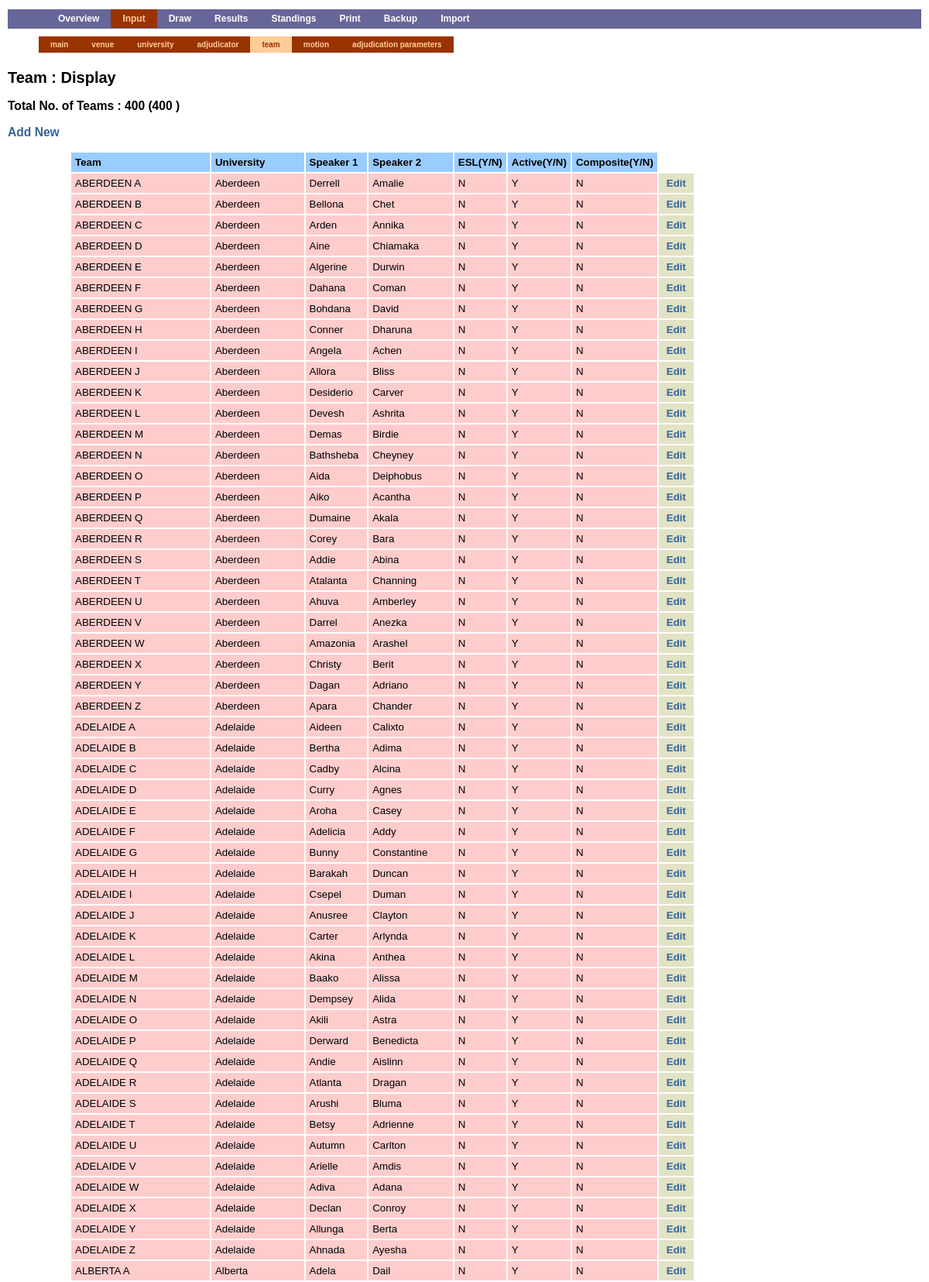
Page /input.php?moduletype=team (upper part) on the committed database.
### tables this page shows
CREATE TABLE `university` (
  `univ_id` mediumint(9) NOT NULL auto_increment,
  `univ_name` varchar(100) NOT NULL default '',
  `univ_code` varchar(20) NOT NULL default '',
  PRIMARY KEY  (`univ_id`),
  UNIQUE KEY `univ_code` (`univ_code`)
);

CREATE TABLE `team` (
  `team_id` mediumint(9) NOT NULL auto_increment,
  `univ_id` mediumint(9) NOT NULL default '0',
  `team_code` varchar(20) NOT NULL default '',
  `esl` enum('N','Y') NOT NULL default 'N',
  `active` enum('N','Y') NOT NULL default 'N',
  `composite` enum('N','Y') NOT NULL default 'Y',
  PRIMARY KEY  (`team_id`),
  UNIQUE KEY `univ_id` (`univ_id`,`team_code`)
);

CREATE TABLE `speaker` (
  `speaker_id` mediumint(9) NOT NULL auto_increment,
  `team_id` mediumint(9) NOT NULL default '0',
  `speaker_name` varchar(100) NOT NULL default '',
  PRIMARY KEY  (`speaker_id`),
  UNIQUE KEY `team_id` (`team_id`,`speaker_name`)
);

### ntu_controller.php (called while the page is built, shortened)
<?php
if (isset ($ntu_override_module)) {
    $moduletype = $ntu_override_module;
} else {
    $moduletype=trim(@$_GET['moduletype']);
}
$action=trim(@$_GET['action']);
if (!$action) $action=$ntu_default_action;
if (array_key_exists($moduletype, $ntu_titles))
    $title .= " " . $ntu_titles[$moduletype] . " ";
else
    $title = " " . ucfirst($moduletype) . " ";
include("view/header.php");
include("view/mainmenu.php");
include("view/$ntu_controller/menu.php");
include("$ntu_controller/$moduletype.php");
include("view/footer.php");
?>

### input.php (called while the page is built, shortened)
<?php
$ntu_controller = "input";
$ntu_default_action = "display";
$ntu_titles = array("adjud" => "Adjudicator", "univ" => "University");
require("ntu_controller.php");
?>

### input/team.php (the view, shortened to what this page needs)
<?php
require("includes/display.php");
switch($action)
  {
  case "display" :
    $title.=": Display";
    break;
  }
echo "<h2>$title</h2>\n";
if ($action=="display")
  {
    $query = "SELECT T.team_id, univ_code, team_code, univ_name, S1.speaker_name AS speaker1, S2.speaker_name AS speaker2, esl, active, composite ";
    $query.= "FROM university AS U, team AS T, speaker AS S1, speaker AS S2 ";
    $query.= "WHERE T.univ_id=U.univ_id AND S1.team_id=T.team_id AND S2.team_id=T.team_id AND S1.speaker_id<S2.speaker_id ";
    $active_query = $query . " AND T.ACTIVE = 'Y' ";
    $query.= "ORDER BY univ_code, team_code ";
    $result=mysql_query($query);
    $active_result=mysql_query($active_query);
    if (mysql_num_rows($result)==0)
      {
    echo "<h3>No Teams Found.</h3>\n";
    echo "<h3><a href=\"input.php?moduletype=team&amp;action=add\">Add New</a></h3>";
      }
    else
      {
    ?>
        <h3>Total No. of Teams : <?echo mysql_num_rows($result)?> (<?echo mysql_num_rows($active_result)?> )</h3>
      <? echo "<h3><a href=\"input.php?moduletype=team&amp;action=add\">Add New</a></h3>";?>
          <table>
          <tr><th>Team</th><th>University</th><th>Speaker 1</th><th>Speaker 2</th><th>ESL(Y/N)</th><th>Active(Y/N)</th><th>Composite(Y/N)</th></tr>
          <? while($row=mysql_fetch_assoc($result)) { ?>
      <tr <?if ($row['active']=='N') echo "style=\"color:red\""?>>
        <td><?echo $row['univ_code']." ".$row['team_code'];?></td>
         <td><?echo $row['univ_name'];?></td>
         <td><?echo $row['speaker1'] ?></td>
         <td><?echo $row['speaker2'] ?></td>
         <td><?echo $row['esl'];?></td>
          <td><?echo $row['active'];?></td>
         <td><?echo $row['composite']?></td>
          <td class="editdel"><a href="input.php?moduletype=team&amp;action=edit&amp;team_id=<?echo $row['team_id'];?>">Edit</a></td>
      </tr>
          <?}   ?>
    </table>
      <?
      }
                                           }
?>

### view/header.php (shortened to what this page needs)
<!DOCTYPE html PUBLIC "-//W3C//DTD XHTML 1.0 Transitional//EN"
    "http://www.w3.org/TR/xhtml1/DTD/xhtml1-transitional.dtd">
<html xmlns="http://www.w3.org/1999/xhtml" lang="en" xml:lang="en">
<head>
    <link rel="stylesheet" href="<?= @$dir_hack ?>view/index.css">
</head>
<body>
<div id="content">

### view/mainmenu.php (shortened to what this page needs)
<div id="mainmenu">
<ul>
    <li><a href="index.php"<?= ($ntu_controller=="index")?" class=\"activemain\"":""?>>Overview</a></li>
    <li><a href="input.php"<?= ($ntu_controller=="input")?" class=\"activemain\"":""?>>Input</a></li>
    <li><a href="draw.php"<?= ($ntu_controller=="draw")?" class=\"activemain\"":""?>>Draw</a></li>
    <li><a href="result.php"<?= ($ntu_controller=="result")?" class=\"activemain\"":""?>>Results</a></li>
    <li><a href="standing.php"<?= ($ntu_controller=="standing")?" class=\"activemain\"":""?>>Standings</a></li>
    <li><a href="print.php"<?= ($ntu_controller=="print")?" class=\"activemain\"":""?>>Print</a></li>
    <li><a href="backup.php">Backup</a></li>
    <li><a href="import.php"<?= ($ntu_controller=="import")?" class=\"activemain\"":""?>>Import</a></li>
</ul>
</div>

### view/input/menu.php (shortened to what this page needs)
<div id="submenu">
    <ul>
    <li><a href="input.php?moduletype=main" <?echo ($moduletype=="main")?"class=\"activemain\"":""?>>main</a></li>
    <li><a href="input.php?moduletype=venue" <?echo ($moduletype=="venue")?"class=\"activemain\"":""?>>venue</a></li>
    <li><a href="input.php?moduletype=univ" <?echo ($moduletype=="univ")?"class=\"activemain\"":""?>>university</a></li>
    <li><a href="input.php?moduletype=adjud" <?echo ($moduletype=="adjud")?"class=\"activemain\"":""?>>adjudicator</a></li>
    <li><a href="input.php?moduletype=team" <?echo ($moduletype=="team")?"class=\"activemain\"":""?>>team</a></li>
    <li><a href="input.php?moduletype=motion" <?echo ($moduletype=="motion")?"class=\"activemain\"":""?>>motion</a></li>
    <li><a href="input.php?moduletype=adjud_params" <?echo ($moduletype=="adjud_params")?"class=\"activemain\"":""?>>adjudication parameters</a></li>
    </ul>
</div>

### view/footer.php (shortened to what this page needs)
</div>
</body>
</html>

### view/index.css (style rules this page uses)
body { font-family: sans-serif; margin:0; padding:0; font-size: 10pt; }
div { margin:0; padding:0; }
div#mainmenu { background-color:#666699; font-size:12px; height:25px; font-weight:bolder; padding-left:10px; }
div#submenu { background-color:#ffffff; font-size:10px; height: 25px; font-weight:normal; }
div#content { margin:10px; }
#mainmenu ul, #submenu ul { list-style-type:none; }
#mainmenu li, #submenu li { display: inline; }
#mainmenu li a { display:block; float:left; color:#ffffff; text-decoration:none; padding: 5px 15px; }
#mainmenu a:link.activemain,#mainmenu a:visited.activemain { color:#ffcc99; background-color:#993300; }
#submenu li a { display:block; float:left; color:#ffcc99; background-color:#993300; text-decoration:none; padding: 5px 15px; }
#submenu a:link.activemain,#submenu a:visited.activemain { color:#993300; background-color:#ffcc99; }
table { margin-left:80px; }
th,td { text-align:left; padding: 5px; }
th { background-color:#99ccff; }
td { background-color:#ffcccc; }
td.editdel { background-color: #e2e2c5; padding: 5px 10px; }
#content a { text-decoration:none; color:#336699; font-weight:bold; }

### rows in the picture
university: univ_code "ABERDEEN", team.team_code "A", univ_name "Aberdeen", speaker.speaker_name "Derrell", speaker.speaker_name "Amalie", team.esl "N", team.active "Y", team.composite "N", team.team_code "B", speaker.speaker_name "Bellona", speaker.speaker_name "Chet", team.team_code "C", speaker.speaker_name "Arden", speaker.speaker_name "Annika", team.team_code "D", speaker.speaker_name "Aine", speaker.speaker_name "Chiamaka", team.team_code "E", speaker.speaker_name "Algerine", speaker.speaker_name "Durwin", team.team_code "F", speaker.speaker_name "Dahana", speaker.speaker_name "Coman", team.team_code "G", speaker.speaker_name "Bohdana", speaker.speaker_name "David", team.team_code "H", speaker.speaker_name "Conner", speaker.speaker_name "Dharuna", team.team_code "I", speaker.speaker_name "Angela", speaker.speaker_name "Achen", team.team_code "J", speaker.speaker_name "Allora", speaker.speaker_name "Bliss", team.team_code "K", speaker.speaker_name "Desiderio", speaker.speaker_name "Carver", team.team_code "L", speaker.speaker_name "Devesh", speaker.speaker_name "Ashrita", team.team_code "M", speaker.speaker_name "Demas", speaker.speaker_name "Birdie", team.team_code "N", speaker.speaker_name "Bathsheba", speaker.speaker_name "Cheyney", team.team_code "O", speaker.speaker_name "Aida", speaker.speaker_name "Deiphobus", team.team_code "P", speaker.speaker_name "Aiko", speaker.speaker_name "Acantha", team.team_code "Q", speaker.speaker_name "Dumaine", speaker.speaker_name "Akala", team.team_code "R", speaker.speaker_name "Corey", speaker.speaker_name "Bara", team.team_code "S", speaker.speaker_name "Addie", speaker.speaker_name "Abina", team.team_code "T", speaker.speaker_name "Atalanta", speaker.speaker_name "Channing", team.team_code "U", speaker.speaker_name "Ahuva", speaker.speaker_name "Amberley", team.team_code "V", speaker.speaker_name "Darrel", speaker.speaker_name "Anezka", team.team_code "W", speaker.speaker_name "Amazonia", speaker.speaker_name "Arashel", team.team_code "X", speaker.speaker_name "Christy", speaker.speaker_name "Berit", team.team_code "Y", speaker.speaker_name "Dagan", speaker.speaker_name "Adriano", team.team_code "Z", speaker.speaker_name "Apara", speaker.speaker_name "Chander"
university: univ_code "ADELAIDE", team.team_code "A", univ_name "Adelaide", speaker.speaker_name "Aideen", speaker.speaker_name "Calixto", team.esl "N", team.active "Y", team.composite "N", team.team_code "B", speaker.speaker_name "Bertha", speaker.speaker_name "Adima", team.team_code "C", speaker.speaker_name "Cadby", speaker.speaker_name "Alcina", team.team_code "D", speaker.speaker_name "Curry", speaker.speaker_name "Agnes", team.team_code "E", speaker.speaker_name "Aroha", speaker.speaker_name "Casey", team.team_code "F", speaker.speaker_name "Adelicia", speaker.speaker_name "Addy", team.team_code "G", speaker.speaker_name "Bunny", speaker.speaker_name "Constantine", team.team_code "H", speaker.speaker_name "Barakah", speaker.speaker_name "Duncan", team.team_code "I", speaker.speaker_name "Csepel", speaker.speaker_name "Duman", team.team_code "J", speaker.speaker_name "Anusree", speaker.speaker_name "Clayton", team.team_code "K", speaker.speaker_name "Carter", speaker.speaker_name "Arlynda", team.team_code "L", speaker.speaker_name "Akina", speaker.speaker_name "Anthea", team.team_code "M", speaker.speaker_name "Baako", speaker.speaker_name "Alissa", team.team_code "N", speaker.speaker_name "Dempsey", speaker.speaker_name "Alida", team.team_code "O", speaker.speaker_name "Akili", speaker.speaker_name "Astra", team.team_code "P", speaker.speaker_name "Derward", speaker.speaker_name "Benedicta", team.team_code "Q", speaker.speaker_name "Andie", speaker.speaker_name "Aislinn", team.team_code "R", speaker.speaker_name "Atlanta", speaker.speaker_name "Dragan", team.team_code "S", speaker.speaker_name "Arushi", speaker.speaker_name "Bluma", team.team_code "T", speaker.speaker_name "Betsy", speaker.speaker_name "Adrienne", team.team_code "U", speaker.speaker_name "Autumn", speaker.speaker_name "Carlton", team.team_code "V", speaker.speaker_name "Arielle", speaker.speaker_name "Amdis", team.team_code "W", speaker.speaker_name "Adiva", speaker.speaker_name "Adana", team.team_code "X", speaker.speaker_name "Declan", speaker.speaker_name "Conroy", team.team_code "Y", speaker.speaker_name "Allunga", speaker.speaker_name "Berta", team.team_code "Z", speaker.speaker_name "Ahnada", speaker.speaker_name "Ayesha"
university: univ_code "ALBERTA", team.team_code "A", univ_name "Alberta", speaker.speaker_name "Adela", speaker.speaker_name "Dail", team.esl "N", team.active "Y", team.composite "N"

### other values in the picture
$title "Team : Display"
mysql_num_rows($result) "400"
mysql_num_rows($active_result) "400"
